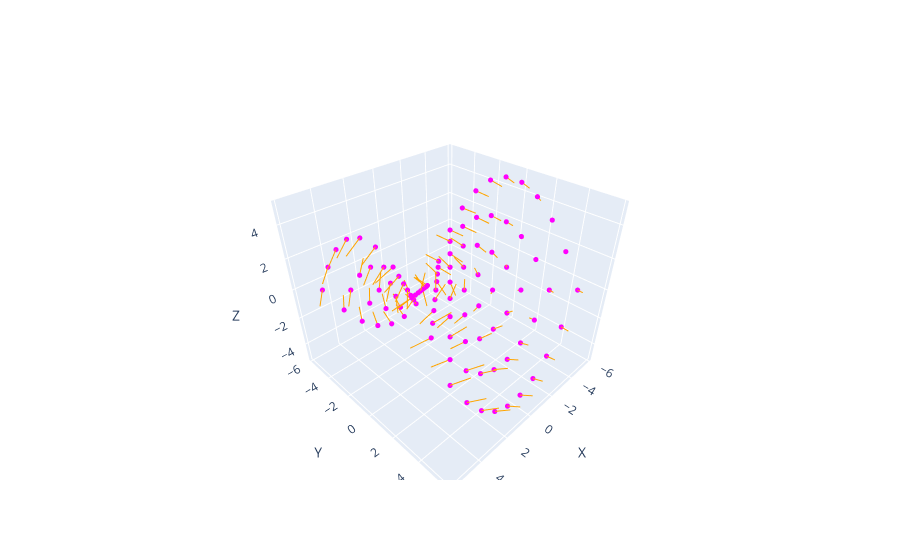

Write notebook code for a chart like this one.
### Code cell
fig = new_fig()

add_points(points, fig, 'magenta')

for point, normal in zip(points, normals):
    add_line(point, point + normal, fig, 'orange')

fig.show()

### Figure 1 — Plotly figure (JSON) as saved in the notebook; plotly's stock layout.template omitted (floating-point values rounded to 4 significant figures)
{"data": [{"marker": {"color": "magenta", "size": 3}, "mode": "markers", "type": "scatter3d", "x": [-5], "y": [-5], "z": [0]}, {"marker": {"color": "magenta", "size": 3}, "mode": "markers", "type": "scatter3d", "x": [-3.889], "y": [-5], "z": [-2.0]}, {"marker": {"color": "magenta", "size": 3}, "mode": "markers", "type": "scatter3d", "x": [-2.778], "y": [-5], "z": [-3.5]}, {"marker": {"color": "magenta", "size": 3}, "mode": "markers", "type": "scatter3d", "x": [-1.667], "y": [-5], "z": [-4.5]}, {"marker": {"color": "magenta", "size": 3}, "mode": "markers", "type": "scatter3d", "x": [-0.5556], "y": [-5], "z": [-5]}, {"marker": {"color": "magenta", "size": 3}, "mode": "markers", "type": "scatter3d", "x": [0.5556], "y": [-5], "z": [-5]}, {"marker": {"color": "magenta", "size": 3}, "mode": "markers", "type": "scatter3d", "x": [1.667], "y": [-5], "z": [-4.5]}, {"marker": {"color": "magenta", "size": 3}, "mode": "markers", "type": "scatter3d", "x": [2.778], "y": [-5], "z": [-3.5]}, {"marker": {"color": "magenta", "size": 3}, "mode": "markers", "type": "scatter3d", "x": [3.889], "y": [-5], "z": [-2.0]}, {"marker": {"color": "magenta", "size": 3}, "mode": "markers", "type": "scatter3d", "x": [5], "y": [-5], "z": [0]}, {"marker": {"color": "magenta", "size": 3}, "mode": "markers", "type": "scatter3d", "x": [-5], "y": [-3.889], "z": [2.0]}, {"marker": {"color": "magenta", "size": 3}, "mode": "markers", "type": "scatter3d", "x": [-3.889], "y": [-3.889], "z": [0]}, {"marker": {"color": "magenta", "size": 3}, "mode": "markers", "type": "scatter3d", "x": [-2.778], "y": [-3.889], "z": [-1.5]}, {"marker": {"color": "magenta", "size": 3}, "mode": "markers", "type": "scatter3d", "x": [-1.667], "y": [-3.889], "z": [-2.5]}, {"marker": {"color": "magenta", "size": 3}, "mode": "markers", "type": "scatter3d", "x": [-0.5556], "y": [-3.889], "z": [-3]}, {"marker": {"color": "magenta", "size": 3}, "mode": "markers", "type": "scatter3d", "x": [0.5556], "y": [-3.889], "z": [-3]}, {"marker": {"color": "magenta", "size": 3}, "mode": "markers", "type": "scatter3d", "x": [1.667], "y": [-3.889], "z": [-2.5]}, {"marker": {"color": "magenta", "size": 3}, "mode": "markers", "type": "scatter3d", "x": [2.778], "y": [-3.889], "z": [-1.5]}, {"marker": {"color": "magenta", "size": 3}, "mode": "markers", "type": "scatter3d", "x": [3.889], "y": [-3.889], "z": [7.194e-16]}, {"marker": {"color": "magenta", "size": 3}, "mode": "markers", "type": "scatter3d", "x": [5], "y": [-3.889], "z": [2.0]}, {"marker": {"color": "magenta", "size": 3}, "mode": "markers", "type": "scatter3d", "x": [-5], "y": [-2.778], "z": [3.5]}, {"marker": {"color": "magenta", "size": 3}, "mode": "markers", "type": "scatter3d", "x": [-3.889], "y": [-2.778], "z": [1.5]}, {"marker": {"color": "magenta", "size": 3}, "mode": "markers", "type": "scatter3d", "x": [-2.778], "y": [-2.778], "z": [0]}, {"marker": {"color": "magenta", "size": 3}, "mode": "markers", "type": "scatter3d", "x": [-1.667], "y": [-2.778], "z": [-1.0]}, {"marker": {"color": "magenta", "size": 3}, "mode": "markers", "type": "scatter3d", "x": [-0.5556], "y": [-2.778], "z": [-1.5]}, {"marker": {"color": "magenta", "size": 3}, "mode": "markers", "type": "scatter3d", "x": [0.5556], "y": [-2.778], "z": [-1.5]}, {"marker": {"color": "magenta", "size": 3}, "mode": "markers", "type": "scatter3d", "x": [1.667], "y": [-2.778], "z": [-1.0]}, {"marker": {"color": "magenta", "size": 3}, "mode": "markers", "type": "scatter3d", "x": [2.778], "y": [-2.778], "z": [8.993e-16]}, {"marker": {"color": "magenta", "size": 3}, "mode": "markers", "type": "scatter3d", "x": [3.889], "y": [-2.778], "z": [1.5]}, {"marker": {"color": "magenta", "size": 3}, "mode": "markers", "type": "scatter3d", "x": [5], "y": [-2.778], "z": [3.5]}, {"marker": {"color": "magenta", "size": 3}, "mode": "markers", "type": "scatter3d", "x": [-5], "y": [-1.667], "z": [4.5]}, {"marker": {"color": "magenta", "size": 3}, "mode": "markers", "type": "scatter3d", "x": [-3.889], "y": [-1.667], "z": [2.5]}, {"marker": {"color": "magenta", "size": 3}, "mode": "markers", "type": "scatter3d", "x": [-2.778], "y": [-1.667], "z": [1.0]}, {"marker": {"color": "magenta", "size": 3}, "mode": "markers", "type": "scatter3d", "x": [-1.667], "y": [-1.667], "z": [0]}, {"marker": {"color": "magenta", "size": 3}, "mode": "markers", "type": "scatter3d", "x": [-0.5556], "y": [-1.667], "z": [-0.5]}, {"marker": {"color": "magenta", "size": 3}, "mode": "markers", "type": "scatter3d", "x": [0.5556], "y": [-1.667], "z": [-0.5]}, {"marker": {"color": "magenta", "size": 3}, "mode": "markers", "type": "scatter3d", "x": [1.667], "y": [-1.667], "z": [2.698e-16]}, {"marker": {"color": "magenta", "size": 3}, "mode": "markers", "type": "scatter3d", "x": [2.778], "y": [-1.667], "z": [1.0]}, {"marker": {"color": "magenta", "size": 3}, "mode": "markers", "type": "scatter3d", "x": [3.889], "y": [-1.667], "z": [2.5]}, {"marker": {"color": "magenta", "size": 3}, "mode": "markers", "type": "scatter3d", "x": [5], "y": [-1.667], "z": [4.5]}, {"marker": {"color": "magenta", "size": 3}, "mode": "markers", "type": "scatter3d", "x": [-5], "y": [-0.5556], "z": [5]}, {"marker": {"color": "magenta", "size": 3}, "mode": "markers", "type": "scatter3d", "x": [-3.889], "y": [-0.5556], "z": [3]}, {"marker": {"color": "magenta", "size": 3}, "mode": "markers", "type": "scatter3d", "x": [-2.778], "y": [-0.5556], "z": [1.5]}, {"marker": {"color": "magenta", "size": 3}, "mode": "markers", "type": "scatter3d", "x": [-1.667], "y": [-0.5556], "z": [0.5]}, {"marker": {"color": "magenta", "size": 3}, "mode": "markers", "type": "scatter3d", "x": [-0.5556], "y": [-0.5556], "z": [0]}, {"marker": {"color": "magenta", "size": 3}, "mode": "markers", "type": "scatter3d", "x": [0.5556], "y": [-0.5556], "z": [0]}, {"marker": {"color": "magenta", "size": 3}, "mode": "markers", "type": "scatter3d", "x": [1.667], "y": [-0.5556], "z": [0.5]}, {"marker": {"color": "magenta", "size": 3}, "mode": "markers", "type": "scatter3d", "x": [2.778], "y": [-0.5556], "z": [1.5]}, {"marker": {"color": "magenta", "size": 3}, "mode": "markers", "type": "scatter3d", "x": [3.889], "y": [-0.5556], "z": [3.0]}, {"marker": {"color": "magenta", "size": 3}, "mode": "markers", "type": "scatter3d", "x": [5], "y": [-0.5556], "z": [5]}, {"marker": {"color": "magenta", "size": 3}, "mode": "markers", "type": "scatter3d", "x": [-5], "y": [0.5556], "z": [5]}, {"marker": {"color": "magenta", "size": 3}, "mode": "markers", "type": "scatter3d", "x": [-3.889], "y": [0.5556], "z": [3]}, {"marker": {"color": "magenta", "size": 3}, "mode": "markers", "type": "scatter3d", "x": [-2.778], "y": [0.5556], "z": [1.5]}, {"marker": {"color": "magenta", "size": 3}, "mode": "markers", "type": "scatter3d", "x": [-1.667], "y": [0.5556], "z": [0.5]}, {"marker": {"color": "magenta", "size": 3}, "mode": "markers", "type": "scatter3d", "x": [-0.5556], "y": [0.5556], "z": [0]}, {"marker": {"color": "magenta", "size": 3}, "mode": "markers", "type": "scatter3d", "x": [0.5556], "y": [0.5556], "z": [0]}, {"marker": {"color": "magenta", "size": 3}, "mode": "markers", "type": "scatter3d", "x": [1.667], "y": [0.5556], "z": [0.5]}, {"marker": {"color": "magenta", "size": 3}, "mode": "markers", "type": "scatter3d", "x": [2.778], "y": [0.5556], "z": [1.5]}, {"marker": {"color": "magenta", "size": 3}, "mode": "markers", "type": "scatter3d", "x": [3.889], "y": [0.5556], "z": [3.0]}, {"marker": {"color": "magenta", "size": 3}, "mode": "markers", "type": "scatter3d", "x": [5], "y": [0.5556], "z": [5]}, {"marker": {"color": "magenta", "size": 3}, "mode": "markers", "type": "scatter3d", "x": [-5], "y": [1.667], "z": [4.5]}, {"marker": {"color": "magenta", "size": 3}, "mode": "markers", "type": "scatter3d", "x": [-3.889], "y": [1.667], "z": [2.5]}, {"marker": {"color": "magenta", "size": 3}, "mode": "markers", "type": "scatter3d", "x": [-2.778], "y": [1.667], "z": [1.0]}, {"marker": {"color": "magenta", "size": 3}, "mode": "markers", "type": "scatter3d", "x": [-1.667], "y": [1.667], "z": [-2.698e-16]}, {"marker": {"color": "magenta", "size": 3}, "mode": "markers", "type": "scatter3d", "x": [-0.5556], "y": [1.667], "z": [-0.5]}, {"marker": {"color": "magenta", "size": 3}, "mode": "markers", "type": "scatter3d", "x": [0.5556], "y": [1.667], "z": [-0.5]}, {"marker": {"color": "magenta", "size": 3}, "mode": "markers", "type": "scatter3d", "x": [1.667], "y": [1.667], "z": [0]}, {"marker": {"color": "magenta", "size": 3}, "mode": "markers", "type": "scatter3d", "x": [2.778], "y": [1.667], "z": [1.0]}, {"marker": {"color": "magenta", "size": 3}, "mode": "markers", "type": "scatter3d", "x": [3.889], "y": [1.667], "z": [2.5]}, {"marker": {"color": "magenta", "size": 3}, "mode": "markers", "type": "scatter3d", "x": [5], "y": [1.667], "z": [4.5]}, {"marker": {"color": "magenta", "size": 3}, "mode": "markers", "type": "scatter3d", "x": [-5], "y": [2.778], "z": [3.5]}, {"marker": {"color": "magenta", "size": 3}, "mode": "markers", "type": "scatter3d", "x": [-3.889], "y": [2.778], "z": [1.5]}, {"marker": {"color": "magenta", "size": 3}, "mode": "markers", "type": "scatter3d", "x": [-2.778], "y": [2.778], "z": [-8.993e-16]}, {"marker": {"color": "magenta", "size": 3}, "mode": "markers", "type": "scatter3d", "x": [-1.667], "y": [2.778], "z": [-1.0]}, {"marker": {"color": "magenta", "size": 3}, "mode": "markers", "type": "scatter3d", "x": [-0.5556], "y": [2.778], "z": [-1.5]}, {"marker": {"color": "magenta", "size": 3}, "mode": "markers", "type": "scatter3d", "x": [0.5556], "y": [2.778], "z": [-1.5]}, {"marker": {"color": "magenta", "size": 3}, "mode": "markers", "type": "scatter3d", "x": [1.667], "y": [2.778], "z": [-1.0]}, {"marker": {"color": "magenta", "size": 3}, "mode": "markers", "type": "scatter3d", "x": [2.778], "y": [2.778], "z": [0]}, {"marker": {"color": "magenta", "size": 3}, "mode": "markers", "type": "scatter3d", "x": [3.889], "y": [2.778], "z": [1.5]}, {"marker": {"color": "magenta", "size": 3}, "mode": "markers", "type": "scatter3d", "x": [5], "y": [2.778], "z": [3.5]}, {"marker": {"color": "magenta", "size": 3}, "mode": "markers", "type": "scatter3d", "x": [-5], "y": [3.889], "z": [2.0]}, {"marker": {"color": "magenta", "size": 3}, "mode": "markers", "type": "scatter3d", "x": [-3.889], "y": [3.889], "z": [-7.194e-16]}, {"marker": {"color": "magenta", "size": 3}, "mode": "markers", "type": "scatter3d", "x": [-2.778], "y": [3.889], "z": [-1.5]}, {"marker": {"color": "magenta", "size": 3}, "mode": "markers", "type": "scatter3d", "x": [-1.667], "y": [3.889], "z": [-2.5]}, {"marker": {"color": "magenta", "size": 3}, "mode": "markers", "type": "scatter3d", "x": [-0.5556], "y": [3.889], "z": [-3.0]}, {"marker": {"color": "magenta", "size": 3}, "mode": "markers", "type": "scatter3d", "x": [0.5556], "y": [3.889], "z": [-3.0]}, {"marker": {"color": "magenta", "size": 3}, "mode": "markers", "type": "scatter3d", "x": [1.667], "y": [3.889], "z": [-2.5]}, {"marker": {"color": "magenta", "size": 3}, "mode": "markers", "type": "scatter3d", "x": [2.778], "y": [3.889], "z": [-1.5]}, {"marker": {"color": "magenta", "size": 3}, "mode": "markers", "type": "scatter3d", "x": [3.889], "y": [3.889], "z": [0]}, {"marker": {"color": "magenta", "size": 3}, "mode": "markers", "type": "scatter3d", "x": [5], "y": [3.889], "z": [2.0]}, {"marker": {"color": "magenta", "size": 3}, "mode": "markers", "type": "scatter3d", "x": [-5], "y": [5], "z": [0]}, {"marker": {"color": "magenta", "size": 3}, "mode": "markers", "type": "scatter3d", "x": [-3.889], "y": [5], "z": [-2.0]}, {"marker": {"color": "magenta", "size": 3}, "mode": "markers", "type": "scatter3d", "x": [-2.778], "y": [5], "z": [-3.5]}, {"marker": {"color": "magenta", "size": 3}, "mode": "markers", "type": "scatter3d", "x": [-1.667], "y": [5], "z": [-4.5]}, {"marker": {"color": "magenta", "size": 3}, "mode": "markers", "type": "scatter3d", "x": [-0.5556], "y": [5], "z": [-5]}, {"marker": {"color": "magenta", "size": 3}, "mode": "markers", "type": "scatter3d", "x": [0.5556], "y": [5], "z": [-5]}, {"marker": {"color": "magenta", "size": 3}, "mode": "markers", "type": "scatter3d", "x": [1.667], "y": [5], "z": [-4.5]}, {"marker": {"color": "magenta", "size": 3}, "mode": "markers", "type": "scatter3d", "x": [2.778], "y": [5], "z": [-3.5]}, {"marker": {"color": "magenta", "size": 3}, "mode": "markers", "type": "scatter3d", "x": [3.889], "y": [5], "z": [-2.0]}, {"marker": {"color": "magenta", "size": 3}, "mode": "markers", "type": "scatter3d", "x": [5], "y": [5], "z": [0]}, {"line": {"color": "orange", "width": 2}, "mode": "lines", "type": "scatter3d", "x": [-5, -5.631], "y": [-5, -4.369], "z": [0, -0.4526]}, {"line": {"color": "orange", "width": 2}, "mode": "lines", "type": "scatter3d", "x": [-3.889, -3.37], "y": [-5, -5.731], "z": [-2.0, -1.557]}, {"line": {"color": "orange", "width": 2}, "mode": "lines", "type": "scatter3d", "x": [-2.778, -2.376], "y": [-5, -5.771], "z": [-3.5, -3.006]}, {"line": {"color": "orange", "width": 2}, "mode": "lines", "type": "scatter3d", "x": [-1.667, -1.407], "y": [-5, -5.786], "z": [-4.5, -3.939]}, {"line": {"color": "orange", "width": 2}, "mode": "lines", "type": "scatter3d", "x": [-0.5556, -0.547], "y": [-5, -5.807], "z": [-5, -4.41]}, {"line": {"color": "orange", "width": 2}, "mode": "lines", "type": "scatter3d", "x": [0.5556, 0.547], "y": [-5, -5.807], "z": [-5, -4.41]}, {"line": {"color": "orange", "width": 2}, "mode": "lines", "type": "scatter3d", "x": [1.667, 1.407], "y": [-5, -5.786], "z": [-4.5, -3.939]}, {"line": {"color": "orange", "width": 2}, "mode": "lines", "type": "scatter3d", "x": [2.778, 2.376], "y": [-5, -5.771], "z": [-3.5, -3.006]}, {"line": {"color": "orange", "width": 2}, "mode": "lines", "type": "scatter3d", "x": [3.889, 3.37], "y": [-5, -5.731], "z": [-2.0, -1.557]}, {"line": {"color": "orange", "width": 2}, "mode": "lines", "type": "scatter3d", "x": [5, 5.631], "y": [-5, -4.369], "z": [0, -0.4526]}, {"line": {"color": "orange", "width": 2}, "mode": "lines", "type": "scatter3d", "x": [-5, -5.731], "y": [-3.889, -3.37], "z": [2.0, 1.557]}, {"line": {"color": "orange", "width": 2}, "mode": "lines", "type": "scatter3d", "x": [-3.889, -3.271], "y": [-3.889, -4.521], "z": [0, 0.4672]}, {"line": {"color": "orange", "width": 2}, "mode": "lines", "type": "scatter3d", "x": [-2.778, -3.293], "y": [-3.889, -3.208], "z": [-1.5, -2.02]}, {"line": {"color": "orange", "width": 2}, "mode": "lines", "type": "scatter3d", "x": [-1.667, -1.307], "y": [-3.889, -4.646], "z": [-2.5, -1.954]}, {"line": {"color": "orange", "width": 2}, "mode": "lines", "type": "scatter3d", "x": [-0.5556, -0.4391], "y": [-3.889, -4.697], "z": [-3, -2.422]}, {"line": {"color": "orange", "width": 2}, "mode": "lines", "type": "scatter3d", "x": [0.5556, 0.4391], "y": [-3.889, -4.697], "z": [-3, -2.422]}, {"line": {"color": "orange", "width": 2}, "mode": "lines", "type": "scatter3d", "x": [1.667, 1.307], "y": [-3.889, -4.646], "z": [-2.5, -1.954]}, {"line": {"color": "orange", "width": 2}, "mode": "lines", "type": "scatter3d", "x": [2.778, 2.23], "y": [-3.889, -4.565], "z": [-1.5, -1.007]}, {"line": {"color": "orange", "width": 2}, "mode": "lines", "type": "scatter3d", "x": [3.889, 4.521], "y": [-3.889, -3.271], "z": [7.194e-16, -0.4672]}, {"line": {"color": "orange", "width": 2}, "mode": "lines", "type": "scatter3d", "x": [5, 5.731], "y": [-3.889, -3.37], "z": [2.0, 1.557]}, {"line": {"color": "orange", "width": 2}, "mode": "lines", "type": "scatter3d", "x": [-5, -5.771], "y": [-2.778, -2.376], "z": [3.5, 3.006]}, {"line": {"color": "orange", "width": 2}, "mode": "lines", "type": "scatter3d", "x": [-3.889, -4.565], "y": [-2.778, -2.23], "z": [1.5, 1.007]}, {"line": {"color": "orange", "width": 2}, "mode": "lines", "type": "scatter3d", "x": [-2.778, -3.317], "y": [-2.778, -2.183], "z": [0, -0.5971]}, {"line": {"color": "orange", "width": 2}, "mode": "lines", "type": "scatter3d", "x": [-1.667, -1.298], "y": [-2.778, -3.405], "z": [-1.0, -0.3142]}, {"line": {"color": "orange", "width": 2}, "mode": "lines", "type": "scatter3d", "x": [-0.5556, -0.4385], "y": [-2.778, -3.468], "z": [-1.5, -0.7861]}, {"line": {"color": "orange", "width": 2}, "mode": "lines", "type": "scatter3d", "x": [0.5556, 0.4385], "y": [-2.778, -3.468], "z": [-1.5, -0.7861]}, {"line": {"color": "orange", "width": 2}, "mode": "lines", "type": "scatter3d", "x": [1.667, 2.093], "y": [-2.778, -2.134], "z": [-1.0, -1.636]}, {"line": {"color": "orange", "width": 2}, "mode": "lines", "type": "scatter3d", "x": [2.778, 2.183], "y": [-2.778, -3.317], "z": [8.993e-16, 0.5971]}, {"line": {"color": "orange", "width": 2}, "mode": "lines", "type": "scatter3d", "x": [3.889, 3.208], "y": [-2.778, -3.293], "z": [1.5, 2.02]}, {"line": {"color": "orange", "width": 2}, "mode": "lines", "type": "scatter3d", "x": [5, 5.771], "y": [-2.778, -2.376], "z": [3.5, 3.006]}, {"line": {"color": "orange", "width": 2}, "mode": "lines", "type": "scatter3d", "x": [-5, -5.786], "y": [-1.667, -1.407], "z": [4.5, 3.939]}, {"line": {"color": "orange", "width": 2}, "mode": "lines", "type": "scatter3d", "x": [-3.889, -4.646], "y": [-1.667, -1.307], "z": [2.5, 1.954]}, {"line": {"color": "orange", "width": 2}, "mode": "lines", "type": "scatter3d", "x": [-2.778, -2.134], "y": [-1.667, -2.093], "z": [1.0, 1.636]}, {"line": {"color": "orange", "width": 2}, "mode": "lines", "type": "scatter3d", "x": [-1.667, -1.199], "y": [-1.667, -2.134], "z": [0, 0.7506]}, {"line": {"color": "orange", "width": 2}, "mode": "lines", "type": "scatter3d", "x": [-0.5556, -0.7673], "y": [-1.667, -1.108], "z": [-0.5, -1.302]}, {"line": {"color": "orange", "width": 2}, "mode": "lines", "type": "scatter3d", "x": [0.5556, 0.7673], "y": [-1.667, -1.108], "z": [-0.5, -1.302]}, {"line": {"color": "orange", "width": 2}, "mode": "lines", "type": "scatter3d", "x": [1.667, 2.134], "y": [-1.667, -1.199], "z": [2.698e-16, -0.7506]}, {"line": {"color": "orange", "width": 2}, "mode": "lines", "type": "scatter3d", "x": [2.778, 3.405], "y": [-1.667, -1.298], "z": [1.0, 0.3142]}, {"line": {"color": "orange", "width": 2}, "mode": "lines", "type": "scatter3d", "x": [3.889, 4.646], "y": [-1.667, -1.307], "z": [2.5, 1.954]}, {"line": {"color": "orange", "width": 2}, "mode": "lines", "type": "scatter3d", "x": [5, 5.786], "y": [-1.667, -1.407], "z": [4.5, 3.939]}, {"line": {"color": "orange", "width": 2}, "mode": "lines", "type": "scatter3d", "x": [-5, -5.807], "y": [-0.5556, -0.547], "z": [5, 4.41]}, {"line": {"color": "orange", "width": 2}, "mode": "lines", "type": "scatter3d", "x": [-3.889, -4.697], "y": [-0.5556, -0.4391], "z": [3, 2.422]}, {"line": {"color": "orange", "width": 2}, "mode": "lines", "type": "scatter3d", "x": [-2.778, -3.468], "y": [-0.5556, -0.4385], "z": [1.5, 0.7861]}, {"line": {"color": "orange", "width": 2}, "mode": "lines", "type": "scatter3d", "x": [-1.667, -1.108], "y": [-0.5556, -0.7673], "z": [0.5, 1.302]}, {"line": {"color": "orange", "width": 2}, "mode": "lines", "type": "scatter3d", "x": [-0.5556, -0.7864], "y": [-0.5556, -0.3247], "z": [0, -0.9452]}, {"line": {"color": "orange", "width": 2}, "mode": "lines", "type": "scatter3d", "x": [0.5556, 0.3247], "y": [-0.5556, -0.7864], "z": [0, 0.9452]}, {"line": {"color": "orange", "width": 2}, "mode": "lines", "type": "scatter3d", "x": [1.667, 1.108], "y": [-0.5556, -0.7673], "z": [0.5, 1.302]}, {"line": {"color": "orange", "width": 2}, "mode": "lines", "type": "scatter3d", "x": [2.778, 3.468], "y": [-0.5556, -0.4385], "z": [1.5, 0.7861]}, {"line": {"color": "orange", "width": 2}, "mode": "lines", "type": "scatter3d", "x": [3.889, 4.697], "y": [-0.5556, -0.4391], "z": [3.0, 2.422]}, {"line": {"color": "orange", "width": 2}, "mode": "lines", "type": "scatter3d", "x": [5, 5.807], "y": [-0.5556, -0.547], "z": [5, 4.41]}, {"line": {"color": "orange", "width": 2}, "mode": "lines", "type": "scatter3d", "x": [-5, -5.807], "y": [0.5556, 0.547], "z": [5, 4.41]}, {"line": {"color": "orange", "width": 2}, "mode": "lines", "type": "scatter3d", "x": [-3.889, -4.697], "y": [0.5556, 0.4391], "z": [3, 2.422]}, {"line": {"color": "orange", "width": 2}, "mode": "lines", "type": "scatter3d", "x": [-2.778, -3.468], "y": [0.5556, 0.4385], "z": [1.5, 0.7861]}, {"line": {"color": "orange", "width": 2}, "mode": "lines", "type": "scatter3d", "x": [-1.667, -1.108], "y": [0.5556, 0.7673], "z": [0.5, 1.302]}, {"line": {"color": "orange", "width": 2}, "mode": "lines", "type": "scatter3d", "x": [-0.5556, -0.3247], "y": [0.5556, 0.7864], "z": [0, 0.9452]}, {"line": {"color": "orange", "width": 2}, "mode": "lines", "type": "scatter3d", "x": [0.5556, 0.3247], "y": [0.5556, 0.7864], "z": [0, 0.9452]}, {"line": {"color": "orange", "width": 2}, "mode": "lines", "type": "scatter3d", "x": [1.667, 1.108], "y": [0.5556, 0.7673], "z": [0.5, 1.302]}, {"line": {"color": "orange", "width": 2}, "mode": "lines", "type": "scatter3d", "x": [2.778, 3.468], "y": [0.5556, 0.4385], "z": [1.5, 0.7861]}, {"line": {"color": "orange", "width": 2}, "mode": "lines", "type": "scatter3d", "x": [3.889, 4.697], "y": [0.5556, 0.4391], "z": [3.0, 2.422]}, {"line": {"color": "orange", "width": 2}, "mode": "lines", "type": "scatter3d", "x": [5, 5.807], "y": [0.5556, 0.547], "z": [5, 4.41]}, {"line": {"color": "orange", "width": 2}, "mode": "lines", "type": "scatter3d", "x": [-5, -5.786], "y": [1.667, 1.407], "z": [4.5, 3.939]}, {"line": {"color": "orange", "width": 2}, "mode": "lines", "type": "scatter3d", "x": [-3.889, -4.646], "y": [1.667, 1.307], "z": [2.5, 1.954]}, {"line": {"color": "orange", "width": 2}, "mode": "lines", "type": "scatter3d", "x": [-2.778, -2.134], "y": [1.667, 2.093], "z": [1.0, 1.636]}, {"line": {"color": "orange", "width": 2}, "mode": "lines", "type": "scatter3d", "x": [-1.667, -2.134], "y": [1.667, 1.199], "z": [-2.698e-16, -0.7506]}, {"line": {"color": "orange", "width": 2}, "mode": "lines", "type": "scatter3d", "x": [-0.5556, -0.7673], "y": [1.667, 1.108], "z": [-0.5, -1.302]}, {"line": {"color": "orange", "width": 2}, "mode": "lines", "type": "scatter3d", "x": [0.5556, 0.7673], "y": [1.667, 1.108], "z": [-0.5, -1.302]}, {"line": {"color": "orange", "width": 2}, "mode": "lines", "type": "scatter3d", "x": [1.667, 2.134], "y": [1.667, 1.199], "z": [0, -0.7506]}, {"line": {"color": "orange", "width": 2}, "mode": "lines", "type": "scatter3d", "x": [2.778, 3.405], "y": [1.667, 1.298], "z": [1.0, 0.3142]}, {"line": {"color": "orange", "width": 2}, "mode": "lines", "type": "scatter3d", "x": [3.889, 4.646], "y": [1.667, 1.307], "z": [2.5, 1.954]}, {"line": {"color": "orange", "width": 2}, "mode": "lines", "type": "scatter3d", "x": [5, 5.786], "y": [1.667, 1.407], "z": [4.5, 3.939]}, {"line": {"color": "orange", "width": 2}, "mode": "lines", "type": "scatter3d", "x": [-5, -5.771], "y": [2.778, 2.376], "z": [3.5, 3.006]}, {"line": {"color": "orange", "width": 2}, "mode": "lines", "type": "scatter3d", "x": [-3.889, -4.565], "y": [2.778, 2.23], "z": [1.5, 1.007]}, {"line": {"color": "orange", "width": 2}, "mode": "lines", "type": "scatter3d", "x": [-2.778, -3.317], "y": [2.778, 2.183], "z": [-8.993e-16, -0.5971]}, {"line": {"color": "orange", "width": 2}, "mode": "lines", "type": "scatter3d", "x": [-1.667, -1.298], "y": [2.778, 3.405], "z": [-1.0, -0.3142]}, {"line": {"color": "orange", "width": 2}, "mode": "lines", "type": "scatter3d", "x": [-0.5556, -0.4385], "y": [2.778, 3.468], "z": [-1.5, -0.7861]}, {"line": {"color": "orange", "width": 2}, "mode": "lines", "type": "scatter3d", "x": [0.5556, 0.4385], "y": [2.778, 3.468], "z": [-1.5, -0.7861]}, {"line": {"color": "orange", "width": 2}, "mode": "lines", "type": "scatter3d", "x": [1.667, 2.093], "y": [2.778, 2.134], "z": [-1.0, -1.636]}, {"line": {"color": "orange", "width": 2}, "mode": "lines", "type": "scatter3d", "x": [2.778, 2.183], "y": [2.778, 3.317], "z": [0, 0.5971]}, {"line": {"color": "orange", "width": 2}, "mode": "lines", "type": "scatter3d", "x": [3.889, 3.208], "y": [2.778, 3.293], "z": [1.5, 2.02]}, {"line": {"color": "orange", "width": 2}, "mode": "lines", "type": "scatter3d", "x": [5, 5.771], "y": [2.778, 2.376], "z": [3.5, 3.006]}, {"line": {"color": "orange", "width": 2}, "mode": "lines", "type": "scatter3d", "x": [-5, -5.731], "y": [3.889, 3.37], "z": [2.0, 1.557]}, {"line": {"color": "orange", "width": 2}, "mode": "lines", "type": "scatter3d", "x": [-3.889, -3.271], "y": [3.889, 4.521], "z": [-7.194e-16, 0.4672]}, {"line": {"color": "orange", "width": 2}, "mode": "lines", "type": "scatter3d", "x": [-2.778, -3.293], "y": [3.889, 3.208], "z": [-1.5, -2.02]}, {"line": {"color": "orange", "width": 2}, "mode": "lines", "type": "scatter3d", "x": [-1.667, -1.307], "y": [3.889, 4.646], "z": [-2.5, -1.954]}, {"line": {"color": "orange", "width": 2}, "mode": "lines", "type": "scatter3d", "x": [-0.5556, -0.4391], "y": [3.889, 4.697], "z": [-3.0, -2.422]}, {"line": {"color": "orange", "width": 2}, "mode": "lines", "type": "scatter3d", "x": [0.5556, 0.4391], "y": [3.889, 4.697], "z": [-3.0, -2.422]}, {"line": {"color": "orange", "width": 2}, "mode": "lines", "type": "scatter3d", "x": [1.667, 1.307], "y": [3.889, 4.646], "z": [-2.5, -1.954]}, {"line": {"color": "orange", "width": 2}, "mode": "lines", "type": "scatter3d", "x": [2.778, 2.23], "y": [3.889, 4.565], "z": [-1.5, -1.007]}, {"line": {"color": "orange", "width": 2}, "mode": "lines", "type": "scatter3d", "x": [3.889, 4.521], "y": [3.889, 3.271], "z": [0, -0.4672]}, {"line": {"color": "orange", "width": 2}, "mode": "lines", "type": "scatter3d", "x": [5, 5.731], "y": [3.889, 3.37], "z": [2.0, 1.557]}, {"line": {"color": "orange", "width": 2}, "mode": "lines", "type": "scatter3d", "x": [-5, -4.369], "y": [5, 5.631], "z": [0, 0.4526]}, {"line": {"color": "orange", "width": 2}, "mode": "lines", "type": "scatter3d", "x": [-3.889, -3.37], "y": [5, 5.731], "z": [-2.0, -1.557]}, {"line": {"color": "orange", "width": 2}, "mode": "lines", "type": "scatter3d", "x": [-2.778, -2.376], "y": [5, 5.771], "z": [-3.5, -3.006]}, {"line": {"color": "orange", "width": 2}, "mode": "lines", "type": "scatter3d", "x": [-1.667, -1.407], "y": [5, 5.786], "z": [-4.5, -3.939]}, {"line": {"color": "orange", "width": 2}, "mode": "lines", "type": "scatter3d", "x": [-0.5556, -0.547], "y": [5, 5.807], "z": [-5, -4.41]}, {"line": {"color": "orange", "width": 2}, "mode": "lines", "type": "scatter3d", "x": [0.5556, 0.547], "y": [5, 5.807], "z": [-5, -4.41]}, {"line": {"color": "orange", "width": 2}, "mode": "lines", "type": "scatter3d", "x": [1.667, 1.407], "y": [5, 5.786], "z": [-4.5, -3.939]}, {"line": {"color": "orange", "width": 2}, "mode": "lines", "type": "scatter3d", "x": [2.778, 2.376], "y": [5, 5.771], "z": [-3.5, -3.006]}, {"line": {"color": "orange", "width": 2}, "mode": "lines", "type": "scatter3d", "x": [3.889, 3.37], "y": [5, 5.731], "z": [-2.0, -1.557]}, {"line": {"color": "orange", "width": 2}, "mode": "lines", "type": "scatter3d", "x": [5, 4.369], "y": [5, 5.631], "z": [0, 0.4526]}], "layout": {"scene": {"xaxis": {"title": {"text": "X"}}, "yaxis": {"title": {"text": "Y"}}, "zaxis": {"title": {"text": "Z"}}}, "showlegend": false}}
